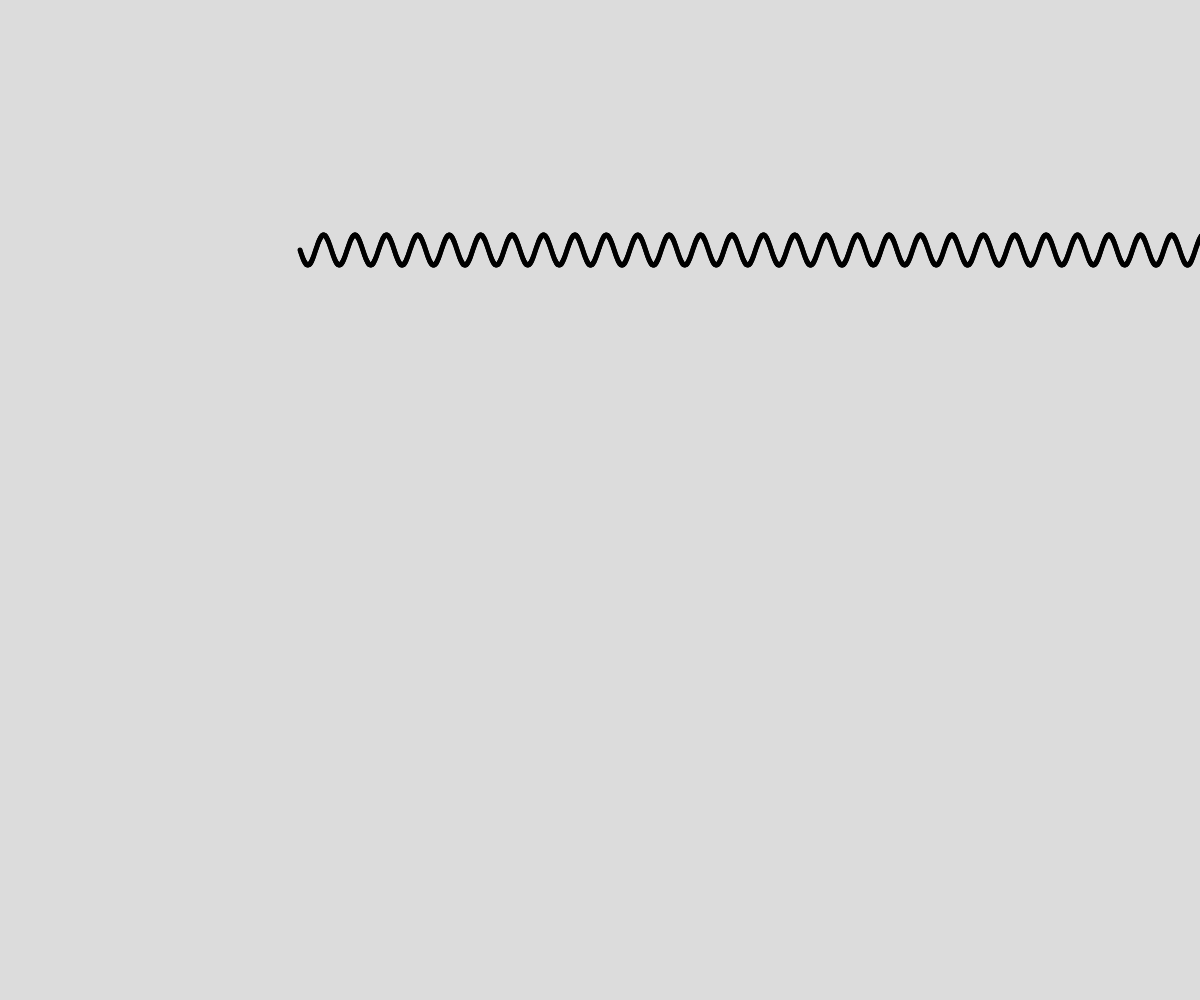
Frame 1 (no input)
Frame 60 (no input): identical to frame 1, image omitted
Frame 120 (the mouse pressed at the canvas centre since frame 60): identical to frame 1, image omitted

The p5.js sketch that drew this single still picture (run headless with seeded random() and noise() and a simulated clock; from frame 60 on, the mouse is pressed at the canvas centre):

// p5.js sketch
// ── sketch.js
// Generative Art
// Your Name
// Date
//
// Extra for Experts:
// - describe what you did to take this project "above and beyond"


function setup() {
  createCanvas(windowWidth, windowHeight);
}

function draw() {
  background(220);
  sinCurve();
}

function sinCurve(){
  let counter = 0;
  strokeWeight(1);
  for(let x = 0; x<width*0.25; x+= 0.1 ){
    counter +=0.5;
    push();
    translate(width*0.25, height*0.25);
    scale(5);
    line(x,3*sin(x), x, 3*sin(x));
    pop();
  }

}
